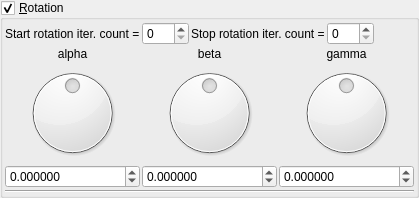
    <widget class="MyGroupBox" name="groupCheck_transf_rotation_enabled">
     <property name="title">
      <string>&amp;Rotation</string>
     </property>
     <property name="checkable">
      <bool>true</bool>
     </property>
     <layout class="QVBoxLayout" name="verticalLayout_9" stretch="0,0,0">
      <property name="spacing">
       <number>2</number>
      </property>
      <property name="leftMargin">
       <number>2</number>
      </property>
      <property name="topMargin">
       <number>2</number>
      </property>
      <property name="rightMargin">
       <number>2</number>
      </property>
      <property name="bottomMargin">
       <number>2</number>
      </property>
      <item>
       <layout class="QGridLayout" name="gridLayout_62">
        <property name="spacing">
         <number>2</number>
        </property>
        <item row="1" column="5">
         <spacer name="horizontalSpacer_35">
          <property name="orientation">
           <enum>Qt::Horizontal</enum>
          </property>
          <property name="sizeHint" stdset="0">
           <size>
            <width>40</width>
            <height>2</height>
           </size>
          </property>
         </spacer>
        </item>
        <item row="1" column="2">
         <widget class="QLabel" name="label_247">
          <property name="text">
           <string>Stop rotation iter. count =</string>
          </property>
         </widget>
        </item>
        <item row="1" column="3">
         <widget class="MySpinBox" name="spinboxInt_transf_stop_iterations_R">
          <property name="sizePolicy">
           <sizepolicy hsizetype="Minimum" vsizetype="Maximum">
            <horstretch>0</horstretch>
            <verstretch>0</verstretch>
           </sizepolicy>
          </property>
          <property name="maximum">
           <number>999</number>
          </property>
         </widget>
        </item>
        <item row="1" column="1">
         <widget class="MySpinBox" name="spinboxInt_transf_start_iterations_R">
          <property name="sizePolicy">
           <sizepolicy hsizetype="Minimum" vsizetype="Maximum">
            <horstretch>0</horstretch>
            <verstretch>0</verstretch>
           </sizepolicy>
          </property>
          <property name="maximum">
           <number>999</number>
          </property>
         </widget>
        </item>
        <item row="1" column="0">
         <widget class="QLabel" name="label_246">
          <property name="text">
           <string>Start rotation iter. count =</string>
          </property>
         </widget>
        </item>
       </layout>
      </item>
      <item>
       <layout class="QGridLayout" name="gridLayout_11">
        <property name="spacing">
         <number>2</number>
        </property>
        <item row="2" column="1">
         <widget class="QDial" name="dial3_transf_rotation_y">
          <property name="minimum">
           <number>-18000</number>
          </property>
          <property name="maximum">
           <number>18000</number>
          </property>
          <property name="wrapping">
           <bool>true</bool>
          </property>
         </widget>
        </item>
        <item row="1" column="0">
         <widget class="QLabel" name="label_35">
          <property name="text">
           <string notr="true">alpha</string>
          </property>
          <property name="alignment">
           <set>Qt::AlignCenter</set>
          </property>
         </widget>
        </item>
        <item row="2" column="2">
         <widget class="QDial" name="dial3_transf_rotation_z">
          <property name="minimum">
           <number>-18000</number>
          </property>
          <property name="maximum">
           <number>18000</number>
          </property>
          <property name="wrapping">
           <bool>true</bool>
          </property>
         </widget>
        </item>
        <item row="3" column="0">
         <widget class="MyDoubleSpinBox" name="spinboxd3_transf_rotation_x">
          <property name="sizePolicy">
           <sizepolicy hsizetype="Minimum" vsizetype="Maximum">
            <horstretch>0</horstretch>
            <verstretch>0</verstretch>
           </sizepolicy>
          </property>
          <property name="prefix">
           <string/>
          </property>
          <property name="suffix">
           <string/>
          </property>
          <property name="decimals">
           <number>6</number>
          </property>
          <property name="minimum">
           <double>-36000.000000000000000</double>
          </property>
          <property name="maximum">
           <double>36000.000000000000000</double>
          </property>
          <property name="singleStep">
           <double>1.000000000000000</double>
          </property>
         </widget>
        </item>
        <item row="3" column="1">
         <widget class="MyDoubleSpinBox" name="spinboxd3_transf_rotation_y">
          <property name="sizePolicy">
           <sizepolicy hsizetype="Minimum" vsizetype="Maximum">
            <horstretch>0</horstretch>
            <verstretch>0</verstretch>
           </sizepolicy>
          </property>
          <property name="prefix">
           <string/>
          </property>
          <property name="suffix">
           <string/>
          </property>
          <property name="decimals">
           <number>6</number>
          </property>
          <property name="minimum">
           <double>-36000.000000000000000</double>
          </property>
          <property name="maximum">
           <double>36000.000000000000000</double>
          </property>
          <property name="singleStep">
           <double>1.000000000000000</double>
          </property>
         </widget>
        </item>
        <item row="3" column="2">
         <widget class="MyDoubleSpinBox" name="spinboxd3_transf_rotation_z">
          <property name="sizePolicy">
           <sizepolicy hsizetype="Minimum" vsizetype="Maximum">
            <horstretch>0</horstretch>
            <verstretch>0</verstretch>
           </sizepolicy>
          </property>
          <property name="prefix">
           <string/>
          </property>
          <property name="suffix">
           <string/>
          </property>
          <property name="decimals">
           <number>6</number>
          </property>
          <property name="minimum">
           <double>-36000.000000000000000</double>
          </property>
          <property name="maximum">
           <double>36000.000000000000000</double>
          </property>
          <property name="singleStep">
           <double>1.000000000000000</double>
          </property>
         </widget>
        </item>
        <item row="1" column="1">
         <widget class="QLabel" name="label_34">
          <property name="text">
           <string notr="true">beta</string>
          </property>
          <property name="alignment">
           <set>Qt::AlignCenter</set>
          </property>
         </widget>
        </item>
        <item row="1" column="2">
         <widget class="QLabel" name="label_36">
          <property name="text">
           <string notr="true">gamma</string>
          </property>
          <property name="alignment">
           <set>Qt::AlignCenter</set>
          </property>
         </widget>
        </item>
        <item row="2" column="0">
         <widget class="QDial" name="dial3_transf_rotation_x">
          <property name="minimum">
           <number>-18000</number>
          </property>
          <property name="maximum">
           <number>18000</number>
          </property>
          <property name="wrapping">
           <bool>true</bool>
          </property>
         </widget>
        </item>
       </layout>
      </item>
      <item>
       <widget class="Line" name="line_28">
        <property name="orientation">
         <enum>Qt::Horizontal</enum>
        </property>
       </widget>
      </item>
     </layout>
    </widget>
